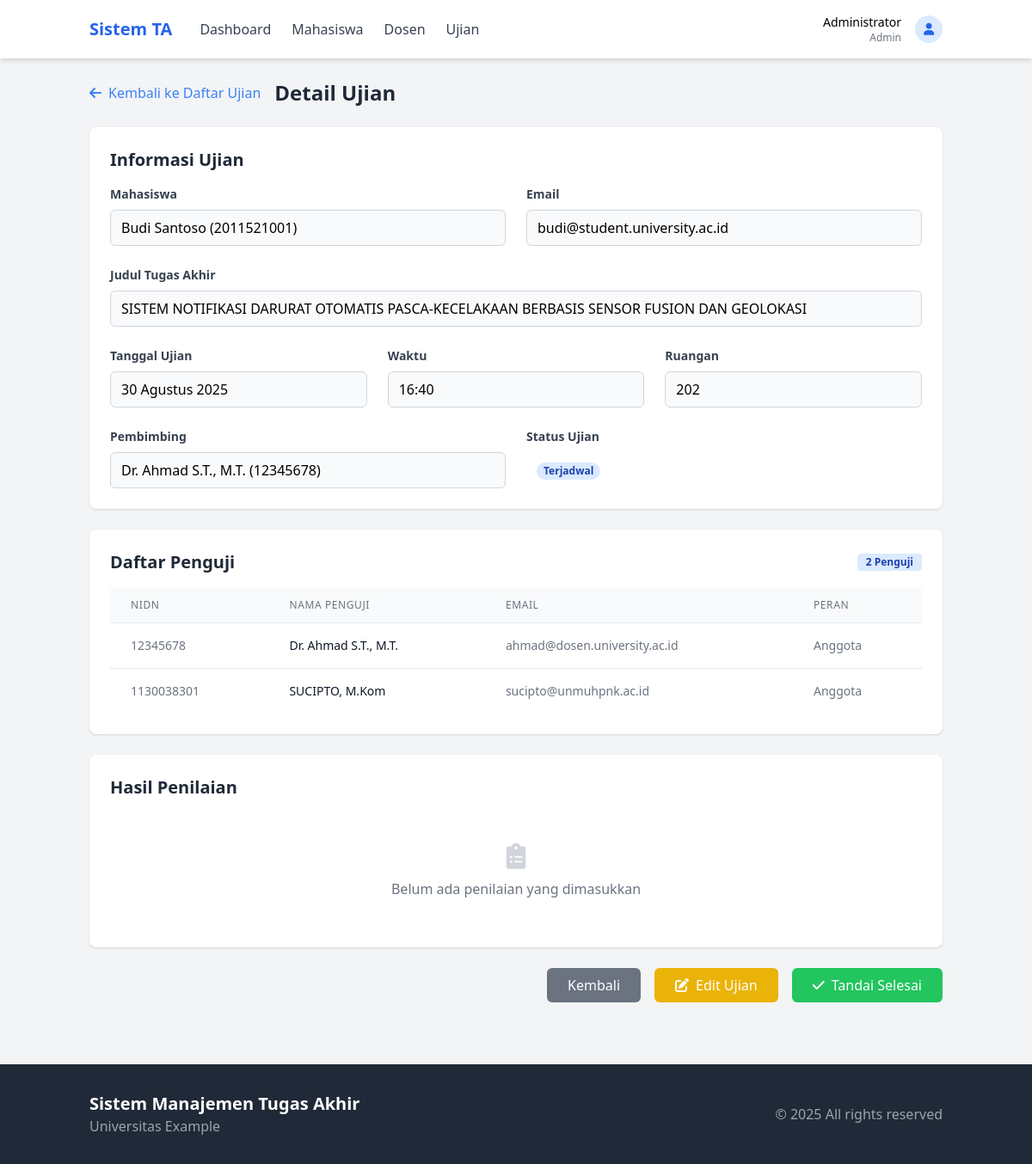
Screenshot of /modules/admin/detail_ujian.php?id=1 (signed in) with the database file from the repository.
### tables this page shows
CREATE TABLE IF NOT EXISTS `ujian` (
  `id` int NOT NULL AUTO_INCREMENT,
  `tugas_akhir_id` int DEFAULT NULL,
  `tanggal` date NOT NULL,
  `waktu` time NOT NULL,
  `ruangan` varchar(50) NOT NULL,
  `status` enum('Terjadwal','Selesai','Dibatalkan') DEFAULT 'Terjadwal',
  `created_at` timestamp NULL DEFAULT CURRENT_TIMESTAMP,
  PRIMARY KEY (`id`),
  KEY `tugas_akhir_id` (`tugas_akhir_id`),
  CONSTRAINT `ujian_ibfk_1` FOREIGN KEY (`tugas_akhir_id`) REFERENCES `tugas_akhir` (`id`) ON DELETE CASCADE
);

CREATE TABLE IF NOT EXISTS `users` (
  `id` int NOT NULL AUTO_INCREMENT,
  `username` varchar(50) NOT NULL,
  `password` varchar(255) NOT NULL,
  `role` enum('admin','dosen','mahasiswa') NOT NULL,
  `nama` varchar(100) NOT NULL,
  `email` varchar(100) NOT NULL,
  `created_at` timestamp NULL DEFAULT CURRENT_TIMESTAMP,
  PRIMARY KEY (`id`),
  UNIQUE KEY `username` (`username`)
);

CREATE TABLE IF NOT EXISTS `mahasiswa` (
  `id` int NOT NULL AUTO_INCREMENT,
  `user_id` int DEFAULT NULL,
  `nim` varchar(10) NOT NULL,
  `prodi` varchar(50) NOT NULL,
  `status` enum('Aktif','Cuti','Lulus') DEFAULT 'Aktif',
  PRIMARY KEY (`id`),
  UNIQUE KEY `nim` (`nim`),
  KEY `user_id` (`user_id`),
  CONSTRAINT `mahasiswa_ibfk_1` FOREIGN KEY (`user_id`) REFERENCES `users` (`id`) ON DELETE CASCADE
);

CREATE TABLE IF NOT EXISTS `tugas_akhir` (
  `id` int NOT NULL AUTO_INCREMENT,
  `mahasiswa_id` int DEFAULT NULL,
  `dosen_id` int DEFAULT NULL,
  `judul` varchar(255) NOT NULL,
  `deskripsi` text,
  `proposal_path` varchar(255) DEFAULT NULL,
  `status` enum('Diajukan','Review','Disetujui','Ditolak','Selesai') DEFAULT 'Diajukan',
  `tanggal_pengajuan` timestamp NULL DEFAULT CURRENT_TIMESTAMP,
  `catatan_dosen` text,
  PRIMARY KEY (`id`),
  KEY `mahasiswa_id` (`mahasiswa_id`),
  KEY `dosen_id` (`dosen_id`),
  CONSTRAINT `tugas_akhir_ibfk_1` FOREIGN KEY (`mahasiswa_id`) REFERENCES `mahasiswa` (`id`) ON DELETE CASCADE,
  CONSTRAINT `tugas_akhir_ibfk_2` FOREIGN KEY (`dosen_id`) REFERENCES `dosen` (`id`) ON DELETE SET NULL
);

CREATE TABLE IF NOT EXISTS `dosen` (
  `id` int NOT NULL AUTO_INCREMENT,
  `user_id` int DEFAULT NULL,
  `nidn` varchar(20) NOT NULL,
  `bidang_keahlian` varchar(100) NOT NULL,
  `peran` enum('Pembimbing','Penguji','Keduanya') NOT NULL,
  PRIMARY KEY (`id`),
  UNIQUE KEY `nidn` (`nidn`),
  KEY `user_id` (`user_id`),
  CONSTRAINT `dosen_ibfk_1` FOREIGN KEY (`user_id`) REFERENCES `users` (`id`) ON DELETE CASCADE
);

CREATE TABLE IF NOT EXISTS `penguji` (
  `id` int NOT NULL AUTO_INCREMENT,
  `ujian_id` int DEFAULT NULL,
  `dosen_id` int DEFAULT NULL,
  `peran` enum('Ketua','Anggota') DEFAULT 'Anggota',
  PRIMARY KEY (`id`),
  KEY `ujian_id` (`ujian_id`),
  KEY `dosen_id` (`dosen_id`),
  CONSTRAINT `penguji_ibfk_1` FOREIGN KEY (`ujian_id`) REFERENCES `ujian` (`id`) ON DELETE CASCADE,
  CONSTRAINT `penguji_ibfk_2` FOREIGN KEY (`dosen_id`) REFERENCES `dosen` (`id`) ON DELETE CASCADE
);

### includes/auth.php (called while the page is built, shortened)
<?php
function isLoggedIn() {
    return isset($_SESSION['user_id']);
}
function hasRole($role) {
    return isLoggedIn() && $_SESSION['user_role'] === $role;
}
?>

### includes/functions.php (called while the page is built, shortened)
<?php
function getStatusBadgeClass($status) {
    switch ($status) {
        case 'Terjadwal':
            return 'bg-blue-100 text-blue-800';
    }
}
function formatTanggal($date) {
    $months = [
        'Januari', 'Februari', 'Maret', 'April', 'Mei', 'Juni',
        'Juli', 'Agustus', 'September', 'Oktober', 'November', 'Desember'
    ];
    $time = strtotime($date);
    return date('d', $time) . ' ' . $months[date('n', $time) - 1] . ' ' . date('Y', $time);
}
?>

### modules/admin/detail_ujian.php (the view, shortened to what this page needs)
<?php
require_once '../../includes/config.php';
require_once '../../includes/auth.php';
require_once '../../includes/functions.php';
$ujian_id = $_GET['id'];
$stmt = $pdo->prepare("
    SELECT u.*, ta.judul, m.nim, mhs.nama as mahasiswa_nama, mhs.email as mahasiswa_email,
           d.nidn as pembimbing_nidn, d2.nama as pembimbing_nama
    FROM ujian u
    JOIN tugas_akhir ta ON u.tugas_akhir_id = ta.id
    JOIN mahasiswa m ON ta.mahasiswa_id = m.id
    JOIN users mhs ON m.user_id = mhs.id
    LEFT JOIN dosen d ON ta.dosen_id = d.id
    LEFT JOIN users d2 ON d.user_id = d2.id
    WHERE u.id = ?
");
$stmt->execute([$ujian_id]);
$ujian = $stmt->fetch(PDO::FETCH_ASSOC);
$stmt = $pdo->prepare("
    SELECT p.*, d.nidn, u.nama as dosen_nama, u.email as dosen_email
    FROM penguji p
    JOIN dosen d ON p.dosen_id = d.id
    JOIN users u ON d.user_id = u.id
    WHERE p.ujian_id = ?
");
$stmt->execute([$ujian_id]);
$penguji = $stmt->fetchAll(PDO::FETCH_ASSOC);
$stmt = $pdo->prepare("
    SELECT p.*, d.nidn, u.nama as dosen_nama
    FROM penilaian p
    JOIN dosen d ON p.dosen_id = d.id
    JOIN users u ON d.user_id = u.id
    WHERE p.ujian_id = ?
");
$stmt->execute([$ujian_id]);
$penilaian = $stmt->fetchAll(PDO::FETCH_ASSOC);
?>
<!DOCTYPE html>
<html lang="id">
<head>
    <script src="https://cdn.tailwindcss.com"></script>
    <link rel="stylesheet" href="https://cdnjs.cloudflare.com/ajax/libs/font-awesome/6.0.极/css/all.min.css">
</head>
<body class="bg-gray-100">
    <?php include '../../includes/header.php'; ?>
    <div class="container mx-auto px-4 py-6">
        <div class="flex items-center mb-6">
            <?php if (hasRole('admin')): ?>
                <a href="modules/admin/ujian.php" class="text-blue-500 hover:text-blue-700 flex items-center">
                    <i class="fas fa-arrow-left mr-2"></i> Kembali ke Daftar Ujian
                </a>
            <?php else: ?>
                <a href="dashboard.php" class="text-blue-500 hover:text-blue-700 flex items-center">
                    <i class="fas fa-arrow-left mr-2"></i> Kembali ke Dashboard
                </a>
            <?php endif; ?>
            <h1 class="text-2xl font-bold text-gray-800 ml-4">Detail Ujian</h1>
        </div>
        <div class="bg-white rounded-lg shadow p-6 mb-6">
            <h2 class="text-xl font-bold text-gray-800 mb-4">Informasi Ujian</h2>
            <div class="grid grid-cols-1 md:grid-cols-2 gap-6 mb-6">
                <div>
                    <label class="block text-gray-700 text-sm font-bold mb-2">Mahasiswa</label>
                    <p class="px-3 py-2 border border-gray-300 rounded-md bg-gray-50">
                        <?php echo htmlspecialchars($ujian['mahasiswa_nama']); ?> (<?php echo htmlspecialchars($ujian['nim']); ?>)
                    </p>
                </div>
                <div>
                    <label class="block text-gray-700 text-sm font-bold mb-2">Email</label>
                    <p class="px-3 py-2 border border-gray-300 rounded-md bg-gray-50">
                        <?php echo htmlspecialchars($ujian['mahasiswa_email']); ?>
                    </p>
                </div>
            </div>
            <div class="mb-6">
                <label class="block text-gray-700 text-sm font-bold mb-2">Judul Tugas Akhir</label>
                <p class="px-3 py-2 border border-gray-300 rounded-md bg-gray-50">
                    <?php echo htmlspecialchars($ujian['judul']); ?>
                </p>
            </div>
            <div class="grid grid-cols-1 md:grid-cols-3 gap-6 mb-6">
                <div>
                    <label class="block text-gray-700 text-sm font-bold mb-2">Tanggal Ujian</label>
                    <p class="px-3 py-2 border border-gray-300 rounded-md bg-gray-50">
                        <?php echo formatTanggal($ujian['tanggal']); ?>
                    </p>
                </div>
                <div>
                    <label class="block text-gray-700 text-sm font-bold mb-2">Waktu</label>
                    <p class="px-3 py-2 border border-gray-300 rounded-md bg-gray-50">
                        <?php echo date('H:i', strtotime($ujian['waktu'])); ?>
                    </p>
                </div>
                <div>
                    <label class="block text-gray-700 text-sm font-bold mb-2">Ruangan</label>
                    <p class="px-3 py-2 border border-gray-300 rounded-md bg-gray-50">
                        <?php echo htmlspecialchars($ujian['ruangan']); ?>
                    </p>
                </div>
            </div>
            <div class="grid grid-cols-1 md:grid-cols-2 gap-6">
                <div>
                    <label class="block text-gray-700 text-sm font-bold mb-2">Pembimbing</label>
                    <p class="px-3 py-2 border border-gray-300 rounded-md bg-gray-50">
                        <?php echo $ujian['pembimbing_nama'] ? htmlspecialchars($ujian['pembimbing_nama']) . ' (' . htmlspecialchars($ujian['pembimbing_nidn']) . ')' : 'Belum ditentukan'; ?>
                    </p>
                </div>
                <div>
                    <label class="block text-gray-700 text-sm font-bold mb-2">Status Ujian</label>
                    <div class="px-3 py-2">
                        <?php $statusClass = getStatusBadgeClass($ujian['status']); ?>
                        <span class="px-2 inline-flex text-xs leading-5 font-semibold rounded-full <?php echo $statusClass; ?>">
                            <?php echo $ujian['status']; ?>
                        </span>
                    </div>
                </div>
            </div>
        </div>
        <div class="bg-white rounded-lg shadow p-6 mb-6">
            <div class="flex justify-between items-center mb-4">
                <h2 class="text-xl font-bold text-gray-800">Daftar Penguji</h2>
                <span class="bg-blue-100 text-blue-800 text-xs font-semibold px-2.5 py-0.5 rounded">
                    <?php echo count($penguji); ?> Penguji
                </span>
            </div>
            <?php if (!empty($penguji)): ?>
                <div class="overflow-x-auto">
                    <table class="min-w-full divide-y divide-gray-200">
                        <thead class="bg-gray-50">
                            <tr>
                                <th class="px-6 py-3 text-left text-xs font-medium text-gray-500 uppercase tracking-wider">NIDN</th>
                                <th class="px-6 py-3 text-left text-xs font-medium text-gray-500 uppercase tracking-wider">Nama Penguji</th>
                                <th class="px-6 py-3 text-left text-xs font-medium text-gray-500 uppercase tracking-wider">Email</th>
                                <th class="px-6 py-3 text-left text-xs font-medium text-gray-500 uppercase tracking-wider">Peran</th>
                            </tr>
                        </thead>
                        <tbody class="bg-white divide-y divide-gray-200">
                            <?php foreach ($penguji as $p): ?>
                                <tr>
                                    <td class="px-6 py-4 whitespace-nowrap text-sm text-gray-500"><?php echo htmlspecialchars($p['nidn']); ?></td>
                                    <td class="px-6 py-4 whitespace-nowrap text-sm font-medium text-gray-900"><?php echo htmlspecialchars($p['dosen_nama']); ?></td>
                                    <td class="px-6 py-4 whitespace-nowrap text-sm text-gray-500"><?php echo htmlspecialchars($p['dosen_email']); ?></td>
                                    <td class="px-6 py-4 whitespace-nowrap text-sm text-gray-500"><?php echo htmlspecialchars($p['peran']); ?></td>
                                </tr>
                            <?php endforeach; ?>
                        </tbody>
                    </table>
                </div>
            <?php endif; ?>
        </div>
        <div class="bg-white rounded-lg shadow p-6">
            <div class="flex justify-between items-center mb-4">
                <h2 class="text-xl font-bold text-gray-800">Hasil Penilaian</h2>
            </div>
            <?php if (!empty($penilaian)): ?>
                <div class="overflow-x-auto mb-6">
                    <table class="min-w-full divide-y divide-gray-200">
                        <thead class="bg-gray-50">
                            <tr>
                                <th class="px-6 py-3 text-left text-xs font-medium text-gray-500 uppercase tracking-wider">Penguji</th>
                                <th class="px-6 py-3 text-left text-xs font-medium text-gray-500 uppercase tracking-wider">Presentasi</th>
                                <th class="px-6 py-3 text-left text-xs font-medium text-gray-500 uppercase tracking-wider">Makalah</th>
                                <th class="px-6 py-3 text-left text-xs font-medium text-gray-500 uppercase tracking-wider">Responsi</th>
                                <th class="px-6 py-3 text-left text-xs font-medium text-gray-500 uppercase tracking-wider">Total</th>
                                <th class="px-6 py-3 text-left text-xs font-medium text-gray-500 uppercase tracking-wider">Tanggal</th>
                            </tr>
                        </thead>
                        <tbody class="bg-white divide-y divide-gray-200">
                            <?php foreach ($penilaian as $nilai): ?>
                                <tr>
                                    <td class="px-6 py-4 whitespace-nowrap text-sm font-medium text-gray-900"><?php echo htmlspecialchars($nilai['dosen_nama']); ?></td>
                                    <td class="px-6 py-4 whitespace-nowrap text-sm text-gray-500"><?php echo number_format($nilai['nilai_presentasi'], 2); ?></td>
                                    <td class="px-6 py-4 whitespace-nowrap text-sm text-gray-500"><?php echo number_format($nilai['nilai_makalah'], 2); ?></td>
                                    <td class="px-6 py-4 whitespace-nowrap text-sm text-gray-500"><?php echo number_format($nilai['nilai_responsi'], 2); ?></td>
                                    <td class="px-6 py-4 whitespace-nowrap text-sm font-semibold text-gray-900"><?php echo number_format($nilai['nilai_total'], 2); ?></td>
                                    <td class="px-6 py-4 whitespace-nowrap text-sm text-gray-500"><?php echo formatTanggal($nilai['created_at']); ?></td>
                                </tr>
                            <?php endforeach; ?>
                        </tbody>
                    </table>
                </div>
                <h3 class="text-lg font-semibold text-gray-800 mb-3">Catatan dari Penguji:</h3>
                <div class="space-y-4">
                    <?php foreach ($penilaian as $nilai): ?>
                        <?php if (!empty($nilai['catatan'])): ?>
                            <div class="bg-gray-50 p-4 rounded-lg">
                                <div class="flex items-center mb-2">
                                    <div class="w-8 h-8 bg-blue-100 text-blue-600 rounded-full flex items-center justify-center mr-3">
                                        <i class="fas fa-user"></i>
                                    </div>
                                    <span class="font-semibold text-gray-800"><?php echo htmlspecialchars($nilai['dosen_nama']); ?></span>
                                </div>
                                <p class="text-gray-600"><?php echo htmlspecialchars($nilai['catatan']); ?></p>
                            </div>
                        <?php endif; ?>
                    <?php endforeach; ?>
                </div>
            <?php else: ?>
                <div class="text-center py-8">
                    <i class="fas fa-clipboard-list text-3xl text-gray-300 mb-2"></i>
                    <p class="text-gray-500">Belum ada penilaian yang dimasukkan</p>
                </div>
            <?php endif; ?>
        </div>
        <?php if (hasRole('admin')): ?>
            <div class="mt-6 flex justify-end space-x-4">
                <a href="ujian.php" class="bg-gray-500 text-white px-6 py-2 rounded-md hover:bg-gray-600 transition">
                    Kembali
                </a>
                <a href="edit_ujian.php?id=<?php echo $ujian_id; ?>" class="bg-yellow-500 text-white px-6 py-2 rounded-md hover:bg-yellow-600 transition">
                    <i class="fas fa-edit mr-2"></i>Edit Ujian
                </a>
                <?php if ($ujian['status'] === 'Terjadwal'): ?>
                    <form method="POST" action="update_ujian_status.php" class="inline">
                        <button type="submit" class="bg-green-500 text-white px-6 py-2 rounded-md hover:bg-green-600 transition">
                            <i class="fas fa-check mr-2"></i>Tandai Selesai
                        </button>
                    </form>
                <?php endif; ?>
            </div>
        <?php endif; ?>
    </div>
    <?php include '../../includes/footer.php'; ?>
</body>
</html>

### rows the page displays
ujian: users.nama "Budi Santoso", mahasiswa.nim "2011521001", users.email "budi@student.university.ac.id", tugas_akhir.judul "SISTEM NOTIFIKASI DARURAT OTOMATIS PASCA-KECELAKAAN BERBASIS SENSOR FUSION DAN GEOLOKASI", tanggal "30 Agustus 2025", waktu "16:40", ruangan "202", users.nama "Dr. Ahmad S.T., M.T.", dosen.nidn "12345678", status "Terjadwal"
penguji: dosen.nidn "12345678", users.nama "Dr. Ahmad S.T., M.T.", users.email "ahmad@dosen.university.ac.id", peran "Anggota"
penguji: dosen.nidn "1130038301", users.nama "SUCIPTO, M.Kom", users.email "sucipto@unmuhpnk.ac.id", peran "Anggota"

### other values shown
$_SESSION['user_name'] "Administrator"
$_SESSION['user_role'] "Admin"
count($penguji) "2"
